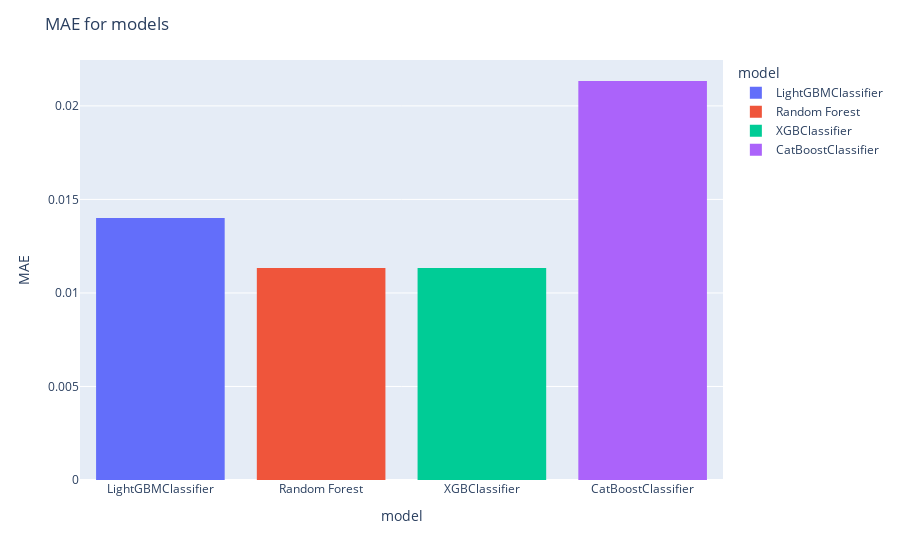

The cell this chart's notebook holds for it:
### Code cell
# Create a bar chart
fig = px.histogram(dfmetrics, x="model", y = "mae", color="model")
fig.update_layout(title_text='MAE for models',xaxis_title="model",
    yaxis_title="MAE")
fig.show()

### Figure 1 — Plotly figure (JSON) as saved in the notebook; plotly's stock layout.template omitted (floating-point values rounded to 4 significant figures)
{"data": [{"alignmentgroup": "True", "bingroup": "x", "histfunc": "sum", "hovertemplate": "model=%{x}<br>sum of mae=%{y}<extra></extra>", "legendgroup": "LightGBMClassifier", "marker": {"color": "#636efa", "pattern": {"shape": ""}}, "name": "LightGBMClassifier", "offsetgroup": "LightGBMClassifier", "orientation": "v", "showlegend": true, "type": "histogram", "x": ["LightGBMClassifier"], "xaxis": "x", "y": [0.014], "yaxis": "y"}, {"alignmentgroup": "True", "bingroup": "x", "histfunc": "sum", "hovertemplate": "model=%{x}<br>sum of mae=%{y}<extra></extra>", "legendgroup": "Random Forest", "marker": {"color": "#EF553B", "pattern": {"shape": ""}}, "name": "Random Forest", "offsetgroup": "Random Forest", "orientation": "v", "showlegend": true, "type": "histogram", "x": ["Random Forest"], "xaxis": "x", "y": [0.01133], "yaxis": "y"}, {"alignmentgroup": "True", "bingroup": "x", "histfunc": "sum", "hovertemplate": "model=%{x}<br>sum of mae=%{y}<extra></extra>", "legendgroup": "XGBClassifier", "marker": {"color": "#00cc96", "pattern": {"shape": ""}}, "name": "XGBClassifier", "offsetgroup": "XGBClassifier", "orientation": "v", "showlegend": true, "type": "histogram", "x": ["XGBClassifier"], "xaxis": "x", "y": [0.01133], "yaxis": "y"}, {"alignmentgroup": "True", "bingroup": "x", "histfunc": "sum", "hovertemplate": "model=%{x}<br>sum of mae=%{y}<extra></extra>", "legendgroup": "CatBoostClassifier", "marker": {"color": "#ab63fa", "pattern": {"shape": ""}}, "name": "CatBoostClassifier", "offsetgroup": "CatBoostClassifier", "orientation": "v", "showlegend": true, "type": "histogram", "x": ["CatBoostClassifier"], "xaxis": "x", "y": [0.02133], "yaxis": "y"}], "layout": {"barmode": "relative", "legend": {"title": {"text": "model"}, "tracegroupgap": 0}, "margin": {"t": 60}, "title": {"text": "MAE for models"}, "xaxis": {"anchor": "y", "categoryarray": ["LightGBMClassifier", "Random Forest", "XGBClassifier", "CatBoostClassifier"], "categoryorder": "array", "domain": [0, 1], "title": {"text": "model"}}, "yaxis": {"anchor": "x", "domain": [0, 1], "title": {"text": "MAE"}}}}
